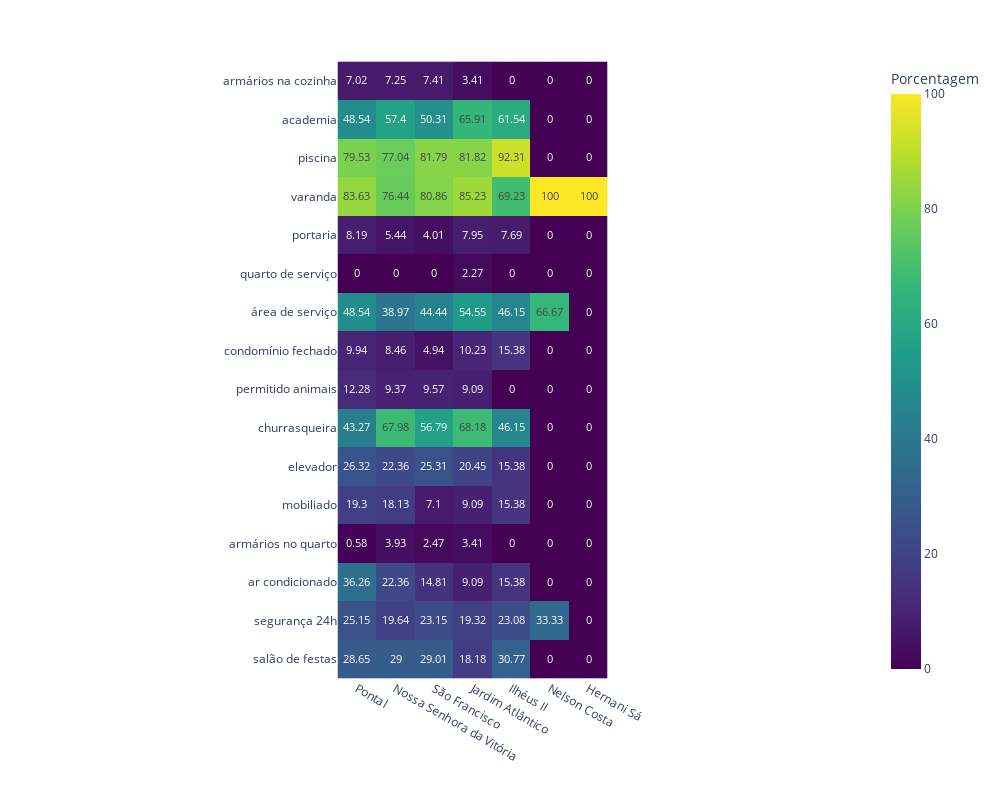

The cell this chart's notebook holds for it:
### Code cell
fig = px.imshow(df_final_result_from_cols_caract_cond,
                labels=dict(x="Bairros", y="Características", color="Porcentagem"),
                x=df_final_result_from_cols_caract_cond.columns,
                y=df_final_result_from_cols_caract_cond.index,
                color_continuous_scale='Viridis',
                text_auto=True)

fig.update_xaxes(title_text='')
fig.update_yaxes(title_text='')

fig.update_layout(xaxis_nticks=36,
                  width=1000,
                  height=800)

fig.show()

### Figure 1 — Plotly figure (JSON) as saved in the notebook; plotly's stock layout.template omitted (floating-point values rounded to 4 significant figures)
{"data": [{"coloraxis": "coloraxis", "hovertemplate": "Bairros: %{x}<br>Características: %{y}<br>Porcentagem: %{z}<extra></extra>", "name": "0", "texttemplate": "%{z}", "type": "heatmap", "x": ["Pontal", "Nossa Senhora da Vitória", "São Francisco", "Jardim Atlântico", "Ilhéus II", "Nelson Costa", "Hernani Sá"], "xaxis": "x", "y": ["armários na cozinha", "academia", "piscina", "varanda", "portaria", "quarto de serviço", "área de serviço", "condomínio fechado", "permitido animais", "churrasqueira", "elevador", "mobiliado", "armários no quarto", "ar condicionado", "segurança 24h", "salão de festas"], "yaxis": "y", "z": [[7.02, 7.25, 7.41, 3.41, 0, 0, 0], [48.54, 57.4, 50.31, 65.91, 61.54, 0, 0], [79.53, 77.04, 81.79, 81.82, 92.31, 0, 0], [83.63, 76.44, 80.86, 85.23, 69.23, 100, 100], [8.19, 5.44, 4.01, 7.95, 7.69, 0, 0], [0, 0, 0, 2.27, 0, 0, 0], [48.54, 38.97, 44.44, 54.55, 46.15, 66.67, 0], [9.94, 8.46, 4.94, 10.23, 15.38, 0, 0], [12.28, 9.37, 9.57, 9.09, 0, 0, 0], [43.27, 67.98, 56.79, 68.18, 46.15, 0, 0], [26.32, 22.36, 25.31, 20.45, 15.38, 0, 0], [19.3, 18.13, 7.1, 9.09, 15.38, 0, 0], [0.58, 3.93, 2.47, 3.41, 0, 0, 0], [36.26, 22.36, 14.81, 9.09, 15.38, 0, 0], [25.15, 19.64, 23.15, 19.32, 23.08, 33.33, 0], [28.65, 29, 29.01, 18.18, 30.77, 0, 0]]}], "layout": {"coloraxis": {"colorbar": {"title": {"text": "Porcentagem"}}, "colorscale": [[0, "#440154"], [0.1111, "#482878"], [0.2222, "#3e4989"], [0.3333, "#31688e"], [0.4444, "#26828e"], [0.5556, "#1f9e89"], [0.6667, "#35b779"], [0.7778, "#6ece58"], [0.8889, "#b5de2b"], [1, "#fde725"]]}, "height": 800, "margin": {"t": 60}, "width": 1000, "xaxis": {"anchor": "y", "constrain": "domain", "domain": [0, 1], "nticks": 36, "scaleanchor": "y", "title": {"text": ""}}, "yaxis": {"anchor": "x", "autorange": "reversed", "constrain": "domain", "domain": [0, 1], "title": {"text": ""}}}}
